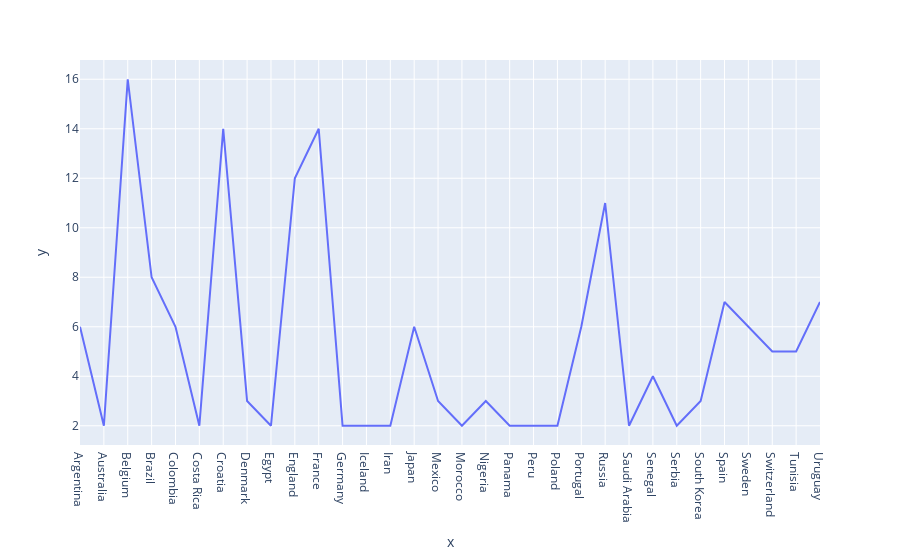

The cell this chart's notebook holds for it:
### Markdown cell above
#### Plotly

### Code cell
px.line(x=df_football.team, y=df_football.goals)

### Figure 1 — Plotly figure (JSON) as saved in the notebook; plotly's stock layout.template omitted (floating-point values rounded to 4 significant figures)
{"data": [{"hovertemplate": "x=%{x}<br>y=%{y}<extra></extra>", "legendgroup": "", "line": {"color": "#636efa", "dash": "solid"}, "marker": {"symbol": "circle"}, "mode": "lines", "name": "", "orientation": "v", "showlegend": false, "type": "scatter", "x": ["Argentina", "Australia", "Belgium", "Brazil", "Colombia", "Costa Rica", "Croatia", "Denmark", "Egypt", "England", "France", "Germany", "Iceland", "Iran", "Japan", "Mexico", "Morocco", "Nigeria", "Panama", "Peru", "Poland", "Portugal", "Russia", "Saudi Arabia", "Senegal", "Serbia", "South Korea", "Spain", "Sweden", "Switzerland", "Tunisia", "Uruguay"], "xaxis": "x", "y": [6, 2, 16, 8, 6, 2, 14, 3, 2, 12, 14, 2, 2, 2, 6, 3, 2, 3, 2, 2, 2, 6, 11, 2, 4, 2, 3, 7, 6, 5, 5, 7], "yaxis": "y"}], "layout": {"autosize": true, "legend": {"tracegroupgap": 0}, "margin": {"t": 60}, "xaxis": {"anchor": "y", "autorange": true, "domain": [0, 1], "range": [0, 31], "title": {"text": "x"}, "type": "category"}, "yaxis": {"anchor": "x", "autorange": true, "domain": [0, 1], "range": [1.222, 16.78], "title": {"text": "y"}, "type": "linear"}}}
